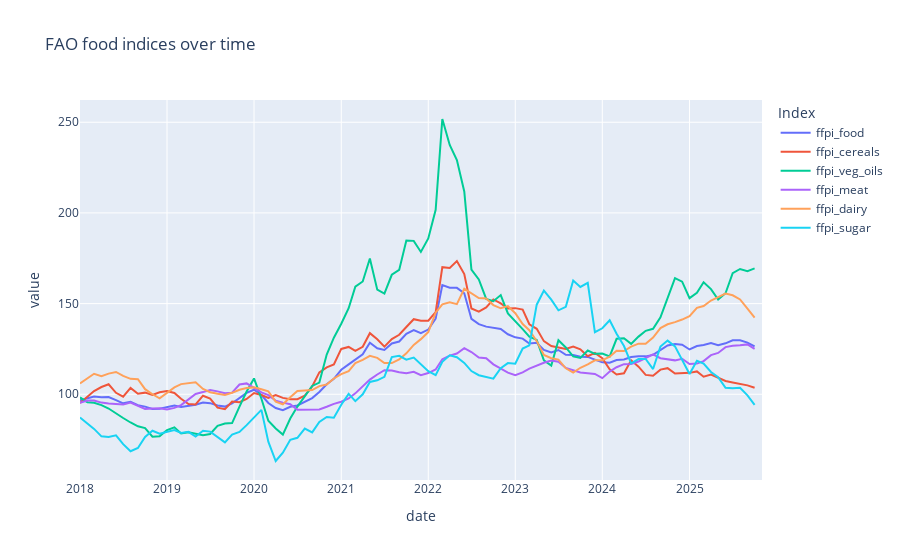
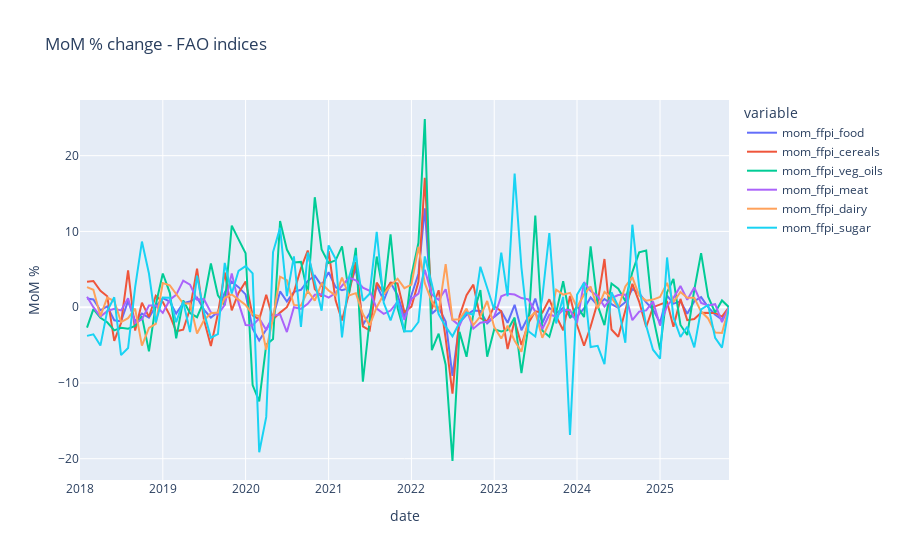

The code cell stored with these charts, in order, in its notebook:
### Code cell
# Time-series plots - overall KPIs

level_cols = ["ffpi_food", "ffpi_cereals", "ffpi_veg_oils", "ffpi_meat", "ffpi_dairy", "ffpi_sugar"]
fig = px.line(df, x="date", y=level_cols, title="FAO food indices over time")
fig.update_layout(legend_title_text="Index")
save_fig(fig, "02_ffpi_levels.png")
fig.show()

# Month-on-month change
for col in level_cols:
    df[f"mom_{col}"] = df[col].pct_change() * 100

mom_cols = [f"mom_{c}" for c in level_cols]
fig = px.line(df, x="date", y=mom_cols, title="MoM % change - FAO indices")
fig.update_yaxes(title_text="MoM %")
save_fig(fig, "03_ffpi_mom.png")
fig.show()
